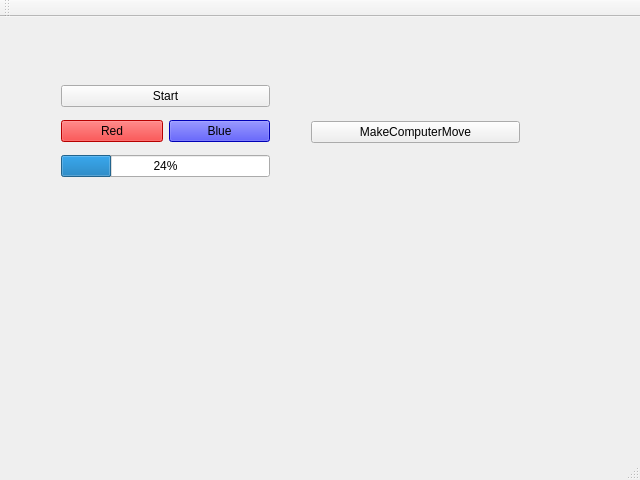
<?xml version="1.0" encoding="UTF-8"?>
<ui version="4.0">
 <class>MainWindow</class>
 <widget class="QMainWindow" name="MainWindow">
  <property name="geometry">
   <rect>
    <x>0</x>
    <y>0</y>
    <width>640</width>
    <height>480</height>
   </rect>
  </property>
  <property name="windowTitle">
   <string>MainWindow</string>
  </property>
  <widget class="QWidget" name="centralWidget">
   <widget class="QWidget" name="gridLayoutWidget">
    <property name="geometry">
     <rect>
      <x>50</x>
      <y>50</y>
      <width>231</width>
      <height>131</height>
     </rect>
    </property>
    <layout class="QGridLayout" name="gridLayout">
     <item row="0" column="0">
      <widget class="QPushButton" name="startButton">
       <property name="text">
        <string>Start</string>
       </property>
       <property name="autoDefault">
        <bool>false</bool>
       </property>
      </widget>
     </item>
     <item row="1" column="0">
      <layout class="QHBoxLayout" name="horizontalLayout">
       <item>
        <widget class="QPushButton" name="redButton">
         <property name="styleSheet">
          <string notr="true">background-color: red;</string>
         </property>
         <property name="text">
          <string>Red</string>
         </property>
        </widget>
       </item>
       <item>
        <widget class="QPushButton" name="blueButton">
         <property name="styleSheet">
          <string notr="true">background-color: blue;</string>
         </property>
         <property name="text">
          <string>Blue</string>
         </property>
        </widget>
       </item>
      </layout>
     </item>
     <item row="2" column="0">
      <widget class="QProgressBar" name="progressBar">
       <property name="value">
        <number>24</number>
       </property>
      </widget>
     </item>
    </layout>
   </widget>
   <widget class="QWidget" name="gridLayoutWidget_2">
    <property name="geometry">
     <rect>
      <x>300</x>
      <y>50</y>
      <width>231</width>
      <height>131</height>
     </rect>
    </property>
    <layout class="QGridLayout" name="gridLayout_2">
     <item row="0" column="0">
      <widget class="QPushButton" name="debugComputerMove">
       <property name="text">
        <string>MakeComputerMove</string>
       </property>
      </widget>
     </item>
    </layout>
   </widget>
  </widget>
  <widget class="QMenuBar" name="menuBar">
   <property name="geometry">
    <rect>
     <x>0</x>
     <y>0</y>
     <width>640</width>
     <height>18</height>
    </rect>
   </property>
  </widget>
  <widget class="QToolBar" name="mainToolBar">
   <attribute name="toolBarArea">
    <enum>TopToolBarArea</enum>
   </attribute>
   <attribute name="toolBarBreak">
    <bool>false</bool>
   </attribute>
  </widget>
  <widget class="QStatusBar" name="statusBar"/>
 </widget>
 <layoutdefault spacing="6" margin="11"/>
 <resources/>
 <connections/>
</ui>
